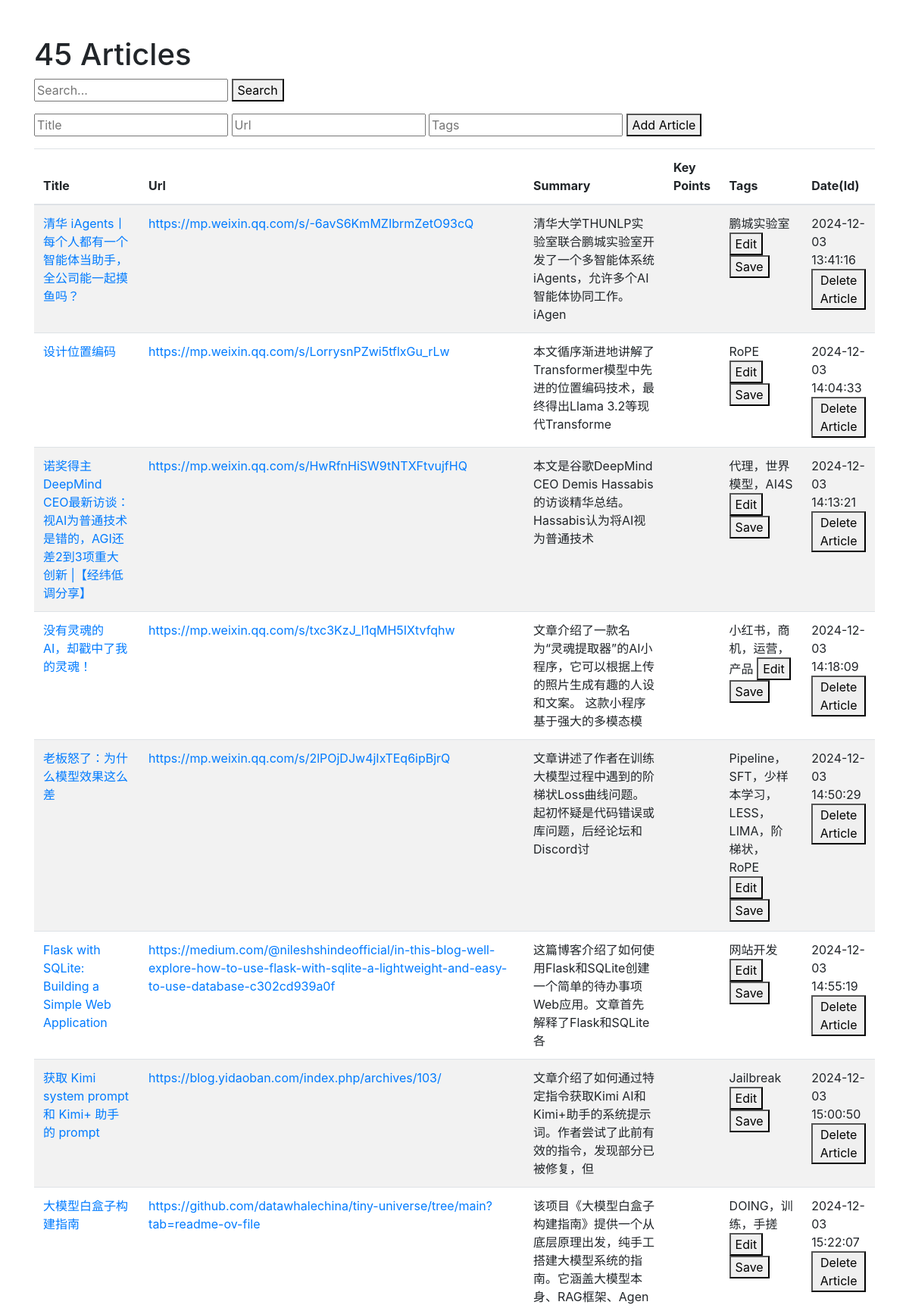
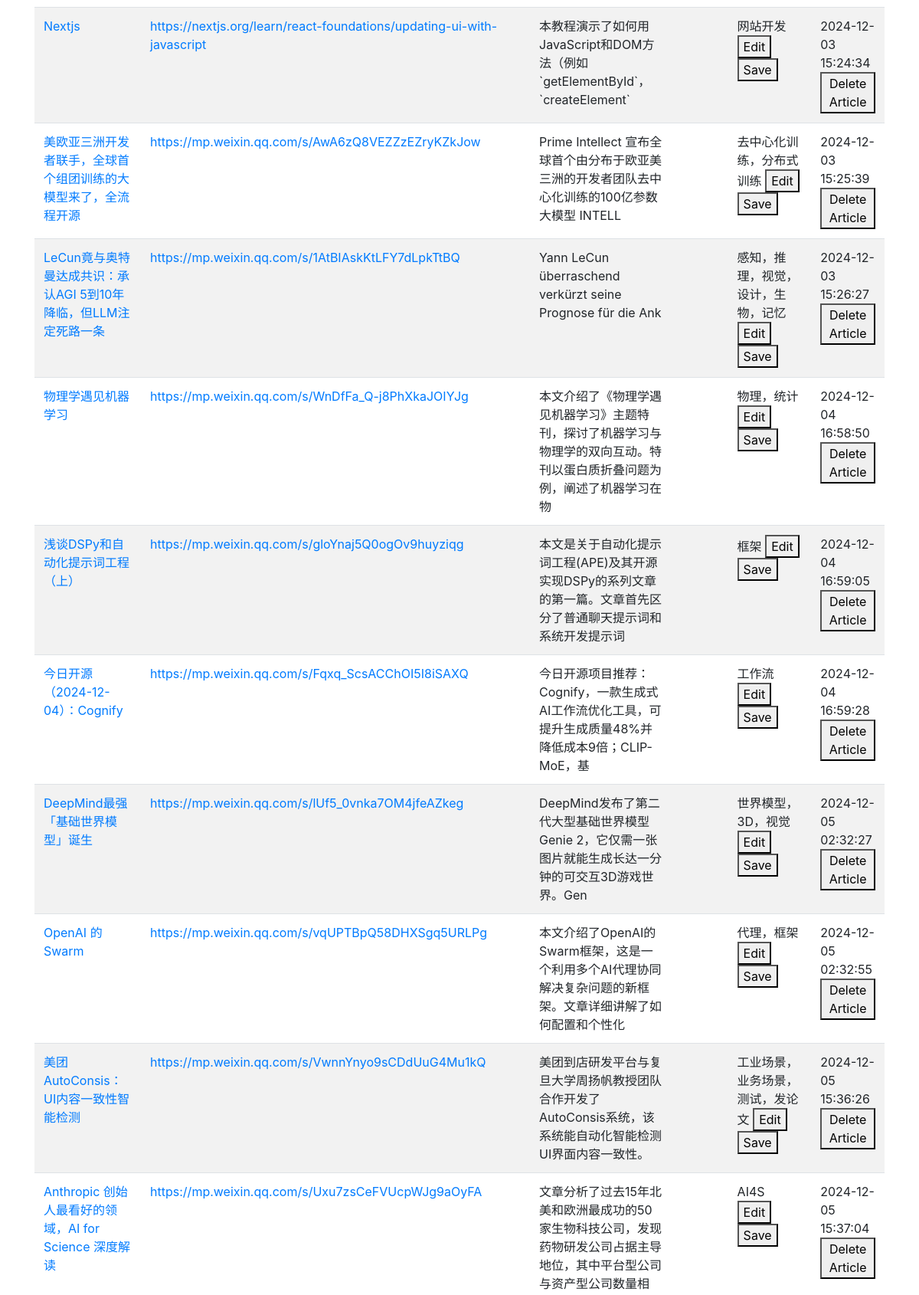
The page / (upper part) on the database its author committed (2 pictures, top to bottom).
### src/models/models.py (models this page shows, shortened)
class Article(Base):
    __tablename__ = 'articles'
    id = Column(Integer, primary_key=True, index=True)
    title = Column(String, index=True) # 必填
    url = Column(String, unique=True) # 可选 可能是文件
    summary = Column(Text) # 重点 由LLM生成
    key_points = Column(Text) # 重点 由LLM生成
    source = Column(String) # 来源 可选
    collection_date = Column(DateTime, default=func.now()) # 收集时间
    publication_date = Column(DateTime, default=func.now()) # 发布时间
    content = Column(Text, nullable=True) # 全文 可选
    authors = Column(String) # 可选
    tags = Column(String) # 人工打标用 可选
    is_research_paper = Column(Boolean, default=False) # 是否为研究论文
    weight = Column(Integer, default=0) # 需要设计
    area = Column(String) # 领域
    topic = Column(String) # 一级 需人工划定大范围 然后让LLM选
    branch = Column(String) # 二级 对应Layer 1 key_points
    persons = Column(String) # 三级 对应Layer 2 key_points
    problem = Column(Text, nullable=True) # 问题

### src/webapp/article.py (the view)
@app.route('/')
def article():
    articles = session.query(Article).all()
    return render_template('article.html', articles=articles)

### src/webapp/templates/article.html (shortened to what this page needs)
<!DOCTYPE html>
<html lang="en">
<head>
    <link rel="stylesheet" href="https://stackpath.bootstrapcdn.com/bootstrap/4.5.2/css/bootstrap.min.css">
</head>
<body>
    <div class="container">
        <h1 class="mt-5">{{ articles|length }} Articles</h1>
        <form action="/search" method="get" class="mb-3">
            <input type="text" name="query" placeholder="Search...">
            <button type="submit">Search</button>
        </form>
        <form action="/add_article" method="post">
            <input type="text" name="title" placeholder="Title" required>
            <input type="text" name="url" placeholder="Url" required>
            <input type="text" name="tags" placeholder="Tags">
            <button type="submit">Add Article</button>
        </form>
        <table class="table table-striped mt-3">
            <thead>
                <tr>
                    <th>Title</th>
                    <th>Url</th>
                    <th>Summary</th>
                    <th>Key Points</th>
                    <th>Tags</th>
                    <th>Date(Id)</th>
                </tr>
            </thead>
            <tbody>
                {% for article in articles %}
                <tr>
                    <td>
                        <a href="{{ article.url }}">{{ article.title }}</a>
                    </td>
                    <td>
                        <a href="{{ article.url }}">{{ article.url }}</a>
                    </td>
                    <td class="compress" title="{{ article.summary }}">{{ article.summary[:60] }}</td>
                    <td class="compress" id="keypoints-{{ article.id }}"></td>
                    <td>
                        <form action="/update_article/{{ article.id }}" method="post">
                            <span id="tags-text-{{ article.id }}">{{ article.tags }}</span>
                            <button type="button" onclick="editTags({{ article.id }})">Edit</button>
                            <button type="submit" onclick="saveTags({{ article.id }})">Save</button>
                        </form>
                    </td>
                    <td class="compress" title="{{ article.id }}">
                        {{ article.collection_date }}
                        <form action="/delete_article/{{ article.id }}" method="post" onsubmit="return confirm('Are you sure you want to delete this article?');">
                            <button type="submit">Delete Article</button>
                        </form>
                    </td>
                </tr>
                {% endfor %}
            </tbody>
        </table>
    </div>
</body>
</html>

### src/webapp/templates/article.html (style rules this page uses)
.compress { max-height: 5em; overflow: hidden; text-overflow: ellipsis; }

### rows shown on the page
Article: title "清华 iAgents丨每个人都有一个智能体当助手，全公司能一起摸鱼吗？", url "https://mp.weixin.qq.com/s/-6avS6KmMZIbrmZetO93cQ", summary "清华大学THUNLP实验室联合鹏城实验室开发了一个多智能体系统iAgents，允许多个AI智能体协同工作。 iAgen", tags "鹏城实验室", collection_date "2024-12-03 13:41:16"
Article: title "设计位置编码", url "https://mp.weixin.qq.com/s/LorrysnPZwi5tflxGu_rLw", summary "本文循序渐进地讲解了Transformer模型中先进的位置编码技术，最终得出Llama 3.2等现代Transforme", tags "RoPE", collection_date "2024-12-03 14:04:33"
Article: title "诺奖得主DeepMind CEO最新访谈：视AI为普通技术是错的，AGI还差2到3项重大创新 |【经纬低调分享】", url "https://mp.weixin.qq.com/s/HwRfnHiSW9tNTXFtvujfHQ", summary "本文是谷歌DeepMind CEO Demis Hassabis 的访谈精华总结。Hassabis认为将AI视为普通技术", tags "代理，世界模型，AI4S", collection_date "2024-12-03 14:13:21"
Article: title "没有灵魂的 AI，却戳中了我的灵魂！", url "https://mp.weixin.qq.com/s/txc3KzJ_l1qMH5IXtvfqhw", summary "文章介绍了一款名为“灵魂提取器”的AI小程序，它可以根据上传的照片生成有趣的人设和文案。 这款小程序基于强大的多模态模", tags "小红书，商机，运营，产品", collection_date "2024-12-03 14:18:09"
Article: title "老板怒了：为什么模型效果这么差", url "https://mp.weixin.qq.com/s/2lPOjDJw4jIxTEq6ipBjrQ", summary "文章讲述了作者在训练大模型过程中遇到的阶梯状Loss曲线问题。 起初怀疑是代码错误或库问题，后经论坛和Discord讨", tags "Pipeline，SFT，少样本学习，LESS，LIMA，阶梯状，RoPE", collection_date "2024-12-03 14:50:29"
Article: title "Flask with SQLite: Building a Simple Web Application", url "https://medium.com/@nileshshindeofficial/in-this-blog-well-explore-how-to-use-flask-with-sqlite-a-lightweight-and-easy-to-use-database-c302cd939a0f", summary "这篇博客介绍了如何使用Flask和SQLite创建一个简单的待办事项Web应用。文章首先解释了Flask和SQLite各", tags "网站开发", collection_date "2024-12-03 14:55:19"
Article: title "获取 Kimi system prompt 和 Kimi+ 助手的 prompt", url "https://blog.yidaoban.com/index.php/archives/103/", summary "文章介绍了如何通过特定指令获取Kimi AI和Kimi+助手的系统提示词。作者尝试了此前有效的指令，发现部分已被修复，但", tags "Jailbreak", collection_date "2024-12-03 15:00:50"
Article: title "大模型白盒子构建指南", url "https://github.com/datawhalechina/tiny-universe/tree/main?tab=readme-ov-file", summary "该项目《大模型白盒子构建指南》提供一个从底层原理出发，纯手工搭建大模型系统的指南。它涵盖大模型本身、RAG框架、Agen", tags "DOING，训练，手搓", collection_date "2024-12-03 15:22:07"
Article: title "Nextjs", url "https://nextjs.org/learn/react-foundations/updating-ui-with-javascript", summary "本教程演示了如何用JavaScript和DOM方法（例如`getElementById`，`createElement`", tags "网站开发", collection_date "2024-12-03 15:24:34"
Article: title "美欧亚三洲开发者联手，全球首个组团训练的大模型来了，全流程开源", url "https://mp.weixin.qq.com/s/AwA6zQ8VEZZzEZryKZkJow", summary "Prime Intellect 宣布全球首个由分布于欧亚美三洲的开发者团队去中心化训练的100亿参数大模型 INTELL", tags "去中心化训练，分布式训练", collection_date "2024-12-03 15:25:39"
Article: title "LeCun竟与奥特曼达成共识：承认AGI 5到10年降临，但LLM注定死路一条", url "https://mp.weixin.qq.com/s/1AtBIAskKtLFY7dLpkTtBQ", summary "Yann LeCun überraschend verkürzt seine Prognose für die Ank", tags "感知，推理，视觉，设计，生物，记忆", collection_date "2024-12-03 15:26:27"
Article: title "物理学遇见机器学习", url "https://mp.weixin.qq.com/s/WnDfFa_Q-j8PhXkaJOIYJg", summary "本文介绍了《物理学遇见机器学习》主题特刊，探讨了机器学习与物理学的双向互动。特刊以蛋白质折叠问题为例，阐述了机器学习在物", tags "物理，统计", collection_date "2024-12-04 16:58:50"
Article: title "浅谈DSPy和自动化提示词工程（上）", url "https://mp.weixin.qq.com/s/gloYnaj5Q0ogOv9huyziqg", summary "本文是关于自动化提示词工程(APE)及其开源实现DSPy的系列文章的第一篇。文章首先区分了普通聊天提示词和系统开发提示词", tags "框架", collection_date "2024-12-04 16:59:05"
Article: title "今日开源（2024-12-04）：Cognify", url "https://mp.weixin.qq.com/s/Fqxq_ScsACChOI5I8iSAXQ", summary "今日开源项目推荐：Cognify，一款生成式AI工作流优化工具，可提升生成质量48%并降低成本9倍；CLIP-MoE，基", tags "工作流", collection_date "2024-12-04 16:59:28"
Article: title "DeepMind最强「基础世界模型」诞生", url "https://mp.weixin.qq.com/s/lUf5_0vnka7OM4jfeAZkeg", summary "DeepMind发布了第二代大型基础世界模型Genie 2，它仅需一张图片就能生成长达一分钟的可交互3D游戏世界。Gen", tags "世界模型，3D，视觉", collection_date "2024-12-05 02:32:27"
Article: title "OpenAI 的 Swarm", url "https://mp.weixin.qq.com/s/vqUPTBpQ58DHXSgq5URLPg", summary "本文介绍了OpenAI的Swarm框架，这是一个利用多个AI代理协同解决复杂问题的新框架。文章详细讲解了如何配置和个性化", tags "代理，框架", collection_date "2024-12-05 02:32:55"
Article: title "美团AutoConsis：UI内容一致性智能检测", url "https://mp.weixin.qq.com/s/VwnnYnyo9sCDdUuG4Mu1kQ", summary "美团到店研发平台与复旦大学周扬帆教授团队合作开发了AutoConsis系统，该系统能自动化智能检测UI界面内容一致性。", tags "工业场景，业务场景，测试，发论文", collection_date "2024-12-05 15:36:26"
Article: title "Anthropic 创始人最看好的领域，AI for Science 深度解读", url "https://mp.weixin.qq.com/s/Uxu7zsCeFVUcpWJg9aOyFA", summary "文章分析了过去15年北美和欧洲最成功的50家生物科技公司，发现药物研发公司占据主导地位，其中平台型公司与资产型公司数量相", tags "AI4S", collection_date "2024-12-05 15:37:04"

### other values the page prints
{{ articles|length }} "45"
